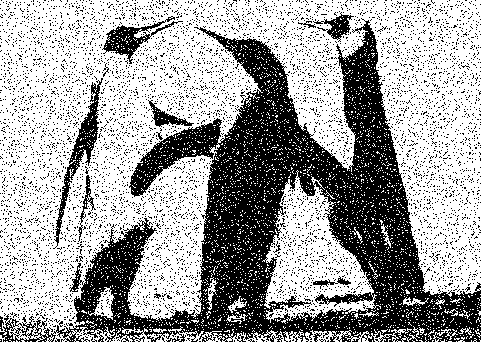
#> input picture 2_noise.png, 481 x 342 px
$ jupyter execute CS5340ProjectA1.ipynb
#> lines starting #> are read from the running program, lines starting #| are printed output that depends on the picture; after the words box and inside, x2 and y2 are one past the last pixel; in counts of white or black regions, pixels touching at a corner belong together; long printed decimals are rounded
[cell 1]
import cv2
import numpy as np
import numpy.random as rd

img = cv2.imread('2_noise.png')
#> img is the input picture: shape (342, 481, 3); 62.9% white; 6591 black regions (6577 under 20 px), largest, box (x1, y1, x2, y2) and area: (0, 18, 481, 342) 46367, (53, 78, 103, 249) 1401, (102, 16, 183, 64) 981
(height,width,channel)=img.shape
#> height = 342; width = 481; channel = 3
print("Image shape is: ", img.shape)
#| Image shape is:  (342, 481, 3)

"""
---------- Model ---------------
Use Ising model in the Bishop's Pattern Recognition and Machine Learning book as the image model.
Each pixel= +1 (black) or -1 (white).
The original image have no preference of black/white, so parameter h is zero.

---------- Energy function ---------------
E(x,y) = - beta * Sum{xi*xj where xi,xj are neighbors} - eta * Sum{xi*yi}
beta, eta are hyperparameters which can be inferred.
The first term corresponds to correlation between neighboring pixels.
The second term corresponds to the corelation between observed space y with latent space x.

---------- Parameter Prior ---------------
For the parameter prior, we assume that beta and eta are small positive constant with similar scale,
which corresponds to a comparable neighborhood interaction and latent interaction.
Assume they are all bigger than 1 with a rescaled exponentially decay tails.
Rescale is properly set for hyperparameters to vary.

prior p(beta-1) = c1 * exp( - 4*imgsize * (beta-1))
prior p(eta-1) = c2 * exp( - 4*imgsize * (eta-1))

---------- Full log posterior -------------
p(x,beta,eta|y) = p(x|y,beta,eta) * p(beta) * p(eta)
log[ p(x,beta,eta|y) ] is proportional to:
( - imgsize * beta) + ( - imgsize * eta) + beta * neighborhoodsum(x) + eta * observedsum(x,y)

------------ Update rule -------------
for xi:
    xi is either 1 or -1 w.p.
        proportional to exp( - [beta*neighbor(xi) + eta*yi] * xi )
    All xi update at the same time.

for beta:
    proportional to exp(  [neighborhoodsum(x)-4*imgsize] * beta)
    The coeficient looks like this because maximum value of neighborhoodsum is 4*imgsize.

for eta:
    proportional to exp(  [observedsum(x,y)-4*imgsize] * beta)
    Similar argument.
"""


# Ising model, vector y is a observable 2D array with element either +1 for black or -1 for white.
y = np.sum(img,axis=2)
y = y/3/255
y = y*2-1
print("Vector shape is: ",y.shape)
#| Vector shape is:  (342, 481)
# x is the latent variable.
x = np.zeros((y.shape))

imgsize = np.product(y.shape)
#> imgsize = 164502

def neighborhoodsum(x):
    # return a number which is the sum of all neighborhood pairs
    x1 = np.roll(x,1,axis=0)
    x2 = np.roll(x,-1,axis=0)
    x3 = np.roll(x,1,axis=1)
    x4 = np.roll(x,-1,axis=1)
    ans = np.sum(np.multiply(x,x1)+np.multiply(x,x2)+np.multiply(x,x3)+np.multiply(x,x4))
    return ans

def observedsum(x,y):
    # return a number which is the sum of all xi*yi
    return np.sum(np.multiply(x,y))

def neighbor(x):
    # return a matrix whose elementwise value is the sum of x's corresponding elementwise neighbors
    (l1,l2)=x.shape
    x1 = np.roll(x,1,axis=0)
    x2 = np.roll(x,-1,axis=0)
    x3 = np.roll(x,1,axis=1)
    x4 = np.roll(x,-1,axis=1)
    return x1+x2+x3+x4

[cell 2]
steps = 100
# Initialization
rescale = 100000
beta = 1 + rescale*rd.exponential(1/4/imgsize)
#> beta = 1.12
eta = 1 + rescale*rd.exponential(1/4/imgsize)
#> eta = 1.19
x = y
for m in range(steps):
    # update x
    # c*P(x = 1)
    probmat_positive = np.exp(beta*neighbor(x) + eta*y)
    # c*P(x = -1)
    probmat_negtive = 1/probmat_positive
    # P(x = 1)
    probmat = probmat_positive/(probmat_positive + probmat_negtive)
    x = rd.binomial(1,p = probmat)*2 - 1
    # update beta
    beta = 1 + rescale*rd.exponential(scale = -1/(neighborhoodsum(x)-4*imgsize))
    # update eta
    eta = 1 + rescale*rd.exponential(scale = -1/(observedsum(x,y)-4*imgsize))
#> this loop made 100 passes
#> (ans in neighborhoodsum, beta, eta) on passes 1 to 12: (571200, 2.34, 1.42), (594288, 2, 1.43), (608368, 8.67, 1.14), (608264, 6.66, 1.1), (612856, 3.08, 1.14), (611688, 7.4, 1.06), (615128, 7.95, 1.07), (613552, 6.67, 1.43), (616520, 2.69, 1.16), (614912, 2.87, 1.3), (617416, 4.22, 1.01), (615936, 1.87, 1.22)
#> pass 1, in neighbor, `x1 = np.roll(x,1,axis=0)`:
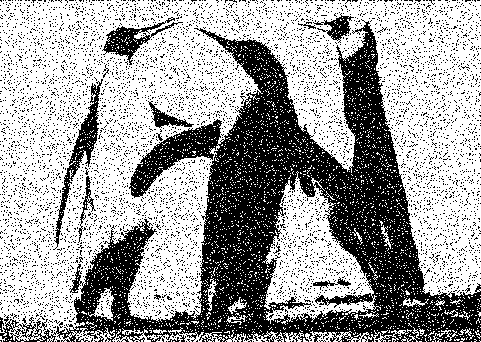
#> x1: shape (342, 481) float64; values -1 (black) and 1 (white), 62.9% white; 6660 black regions (6645 under 20 px), largest, box (x1, y1, x2, y2) and area: (0, 19, 481, 342) 46136, (53, 79, 103, 250) 1401, (102, 17, 183, 65) 981
#> pass 1, in neighbor, `x2 = np.roll(x,-1,axis=0)`:
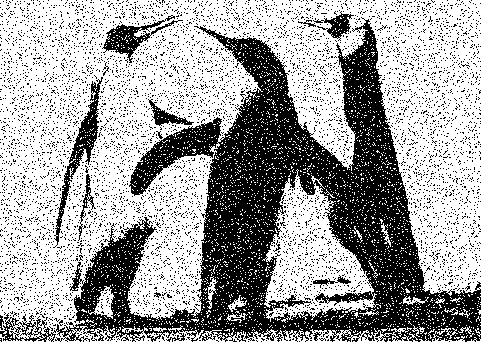
#> x2: shape (342, 481) float64; values -1 (black) and 1 (white), 62.9% white; 6567 black regions (6553 under 20 px), largest, box (x1, y1, x2, y2) and area: (0, 17, 481, 342) 46423, (53, 77, 103, 248) 1401, (102, 15, 183, 63) 981
#> pass 1, in neighbor, `x3 = np.roll(x,1,axis=1)`:
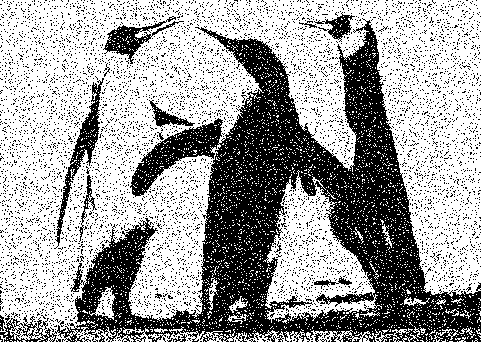
#> x3: shape (342, 481) float64; values -1 (black) and 1 (white), 62.9% white; 6588 black regions (6574 under 20 px), largest, box (x1, y1, x2, y2) and area: (0, 18, 481, 342) 46330, (54, 78, 104, 249) 1401, (103, 16, 184, 64) 981
#> pass 1, in neighbor, `x4 = np.roll(x,-1,axis=1)`:
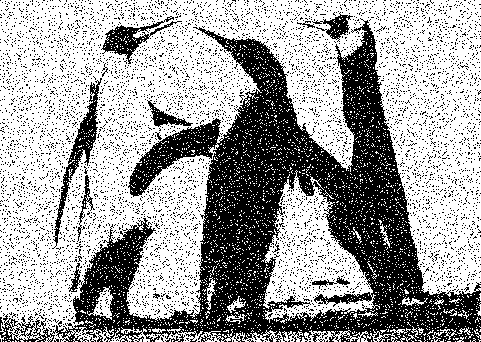
#> x4: shape (342, 481) float64; values -1 (black) and 1 (white), 62.9% white; 6591 black regions (6577 under 20 px), largest, box (x1, y1, x2, y2) and area: (0, 18, 481, 342) 46385, (52, 78, 102, 249) 1401, (101, 16, 182, 64) 981
#> after the loop:
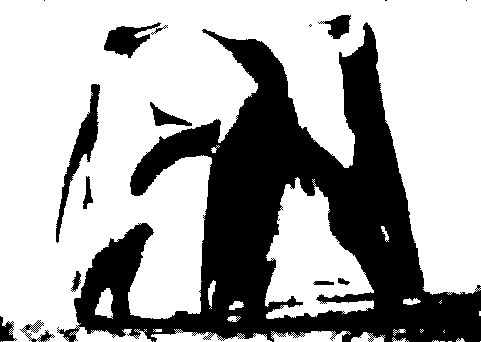
#> x: shape (342, 481) int64; values -1 (black) and 1 (white), 66.6% white; 16 black regions (4 under 20 px), largest, box (x1, y1, x2, y2) and area: (57, 22, 481, 342) 50873, (56, 84, 100, 243) 1530, (104, 22, 161, 58) 937
print("beta: ",beta)
#| beta:  5.868
print("eta: ",eta)
#| eta:  1.046

[cell 3]
x2=(x+1)/2*255
denoised_img = np.stack((x2,x2,x2),axis=2)
cv2.imshow('a',denoised_img)
cv2.waitKey(0)
cv2.destroyAllWindows()

[cell 4]
cv2.imwrite("denoised_2.png",denoised_img)
#> Out = True

$ run again, with 1_noise.png copied over 2_noise.png
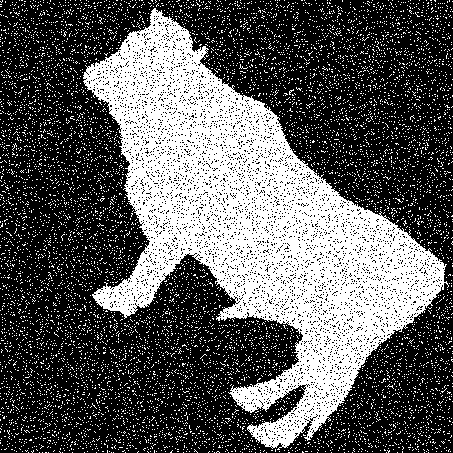
#> input picture 1_noise.png, 453 x 453 px
#> img is the input picture: shape (453, 453, 3); 36% white; 9031 white regions (9030 under 20 px), largest, box (x1, y1, x2, y2) and area: (83, 8, 449, 450) 59529
#| Image shape is:  (453, 453, 3)
#| Vector shape is:  (453, 453)
#> the loop `for m in range(steps):` made 100 passes
#> (ans in neighborhoodsum, beta, eta) on passes 1 to 8: (760844, 2.23, 1.01), (794876, 4.87, 1.26), (805748, 19.15, 1.15), (807444, 3.36, 1.22), (809276, 2.93, 1.02), (809132, 4.57, 1.05), (809988, 4.81, 1.22), (809500, 9.47, 1.33)
#> pass 1, in neighbor, `x4 = np.roll(x,-1,axis=1)`:
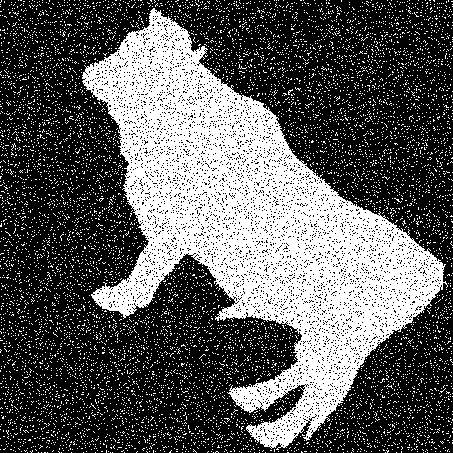
#> x4: shape (453, 453) float64; values -1 (black) and 1 (white), 36% white; 9036 white regions (9035 under 20 px), largest, box (x1, y1, x2, y2) and area: (82, 8, 448, 450) 59529
#> after the loop `for m in range(steps):`:
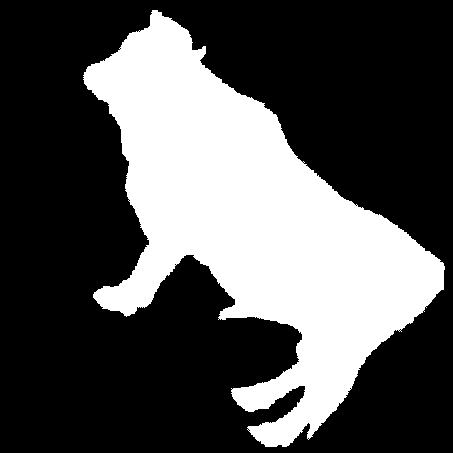
#> x: shape (453, 453) int64; values -1 (black) and 1 (white), 32.2% white; 1 white region, box (x1, y1, x2, y2) and area: (83, 10, 445, 447) 66050
#| beta:  23.350
#| eta:  1.093
#> Out = True

$ run again, with denoised_1.png copied over 2_noise.png
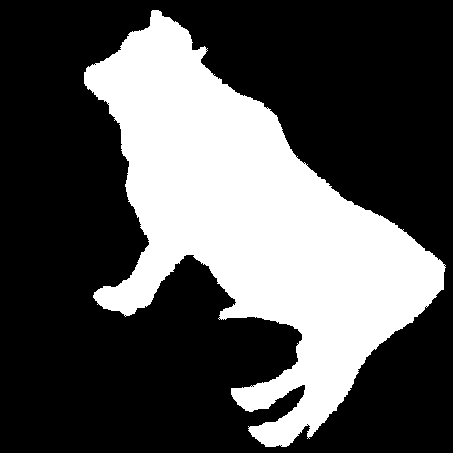
#> input picture denoised_1.png, 453 x 453 px
#> img is the input picture: shape (453, 453, 3); 32.2% white; 1 white region, box (x1, y1, x2, y2) and area: (84, 10, 446, 447) 66054
#| Image shape is:  (453, 453, 3)
#| Vector shape is:  (453, 453)
#> the loop `for m in range(steps):` made 100 passes
#> (ans in neighborhoodsum, beta, eta) on passes 1 to 8: (811572, 8.94, 1.01), (811284, 11.51, 1.28), (811636, 30.76, 1.16), (811292, 4.31, 1.24), (811620, 3.42, 1.03), (811332, 5.4, 1.05), (811604, 5.48, 1.23), (811484, 11.27, 1.35)
#> pass 1, in neighbor, `x4 = np.roll(x,-1,axis=1)`:
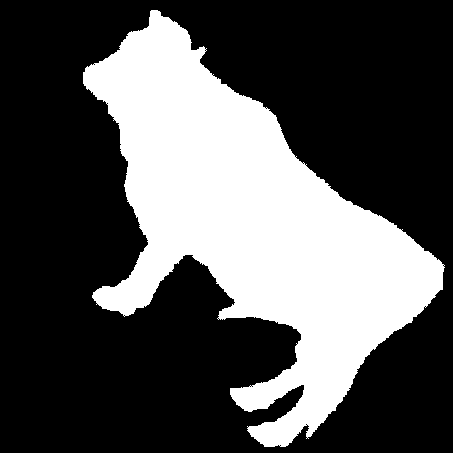
#> x4: shape (453, 453) float64; values -1 (black) and 1 (white), 32.2% white; 1 white region, box (x1, y1, x2, y2) and area: (83, 10, 445, 447) 66054
#> after the loop `for m in range(steps):`:
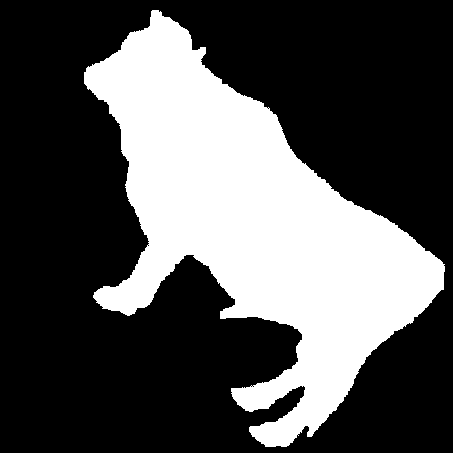
#> x: shape (453, 453) int64; values -1 (black) and 1 (white), 32.2% white; 1 white region, box (x1, y1, x2, y2) and area: (84, 10, 445, 447) 66026
#| beta:  24.914
#| eta:  1.100
#> Out = True
